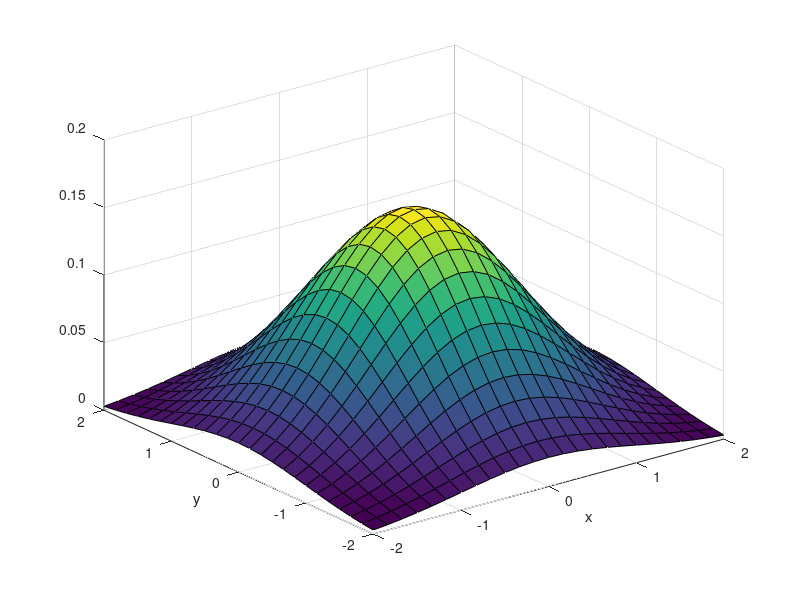

This figure's MATLAB source: (Note: this script raises an error after producing the figure.)
clear; clc; close all;

%% 2D Density. 

mu = [0,0];
sigma = eye(2);

xlb = -2;
xub = 2; 
ylb = -2;
yub = 2;

numxPoints = 25;
numyPoints = 25;

xPoints = linspace(xlb, xub, numxPoints);
yPoints = linspace(ylb, yub, numyPoints);

[X, Y] = meshgrid(xPoints, yPoints);

data = [X(:), Y(:)];

p = mvnpdf(data, mu, sigma);

surf(X,Y, reshape(p,size(X)));
xlabel('x');
ylabel('y');

%% 3D Density. 


mu = [0,0,0];
sigma = eye(3);

xlb = -2;
xub = 2; 
ylb = -2;
yub = 2;
zlb = -2;
zub = 2;

numxPoints = 25;
numyPoints = 25;
numzPoints = 25;

xPoints = linspace(xlb, xub, numxPoints);
yPoints = linspace(ylb, yub, numyPoints);
zPoints = linspace(ylb, yub, numzPoints);

[X, Y, Z] = meshgrid(xPoints, yPoints, zPoints);

data = [X(:), Y(:), Z(:)];

p = mvnpdf(data, mu, sigma);

figure;
isovalue = 0;
psurf = patch(isosurface(X, Y, Z, reshape(p,size(X)), isovalue));
isonormals(X, Y, Z, reshape(p,size(X)), psurf);

% surf(X,Y,Z, reshape(p,size(X)));
% xlabel('x');
% ylabel('y');
% ylabel('z');